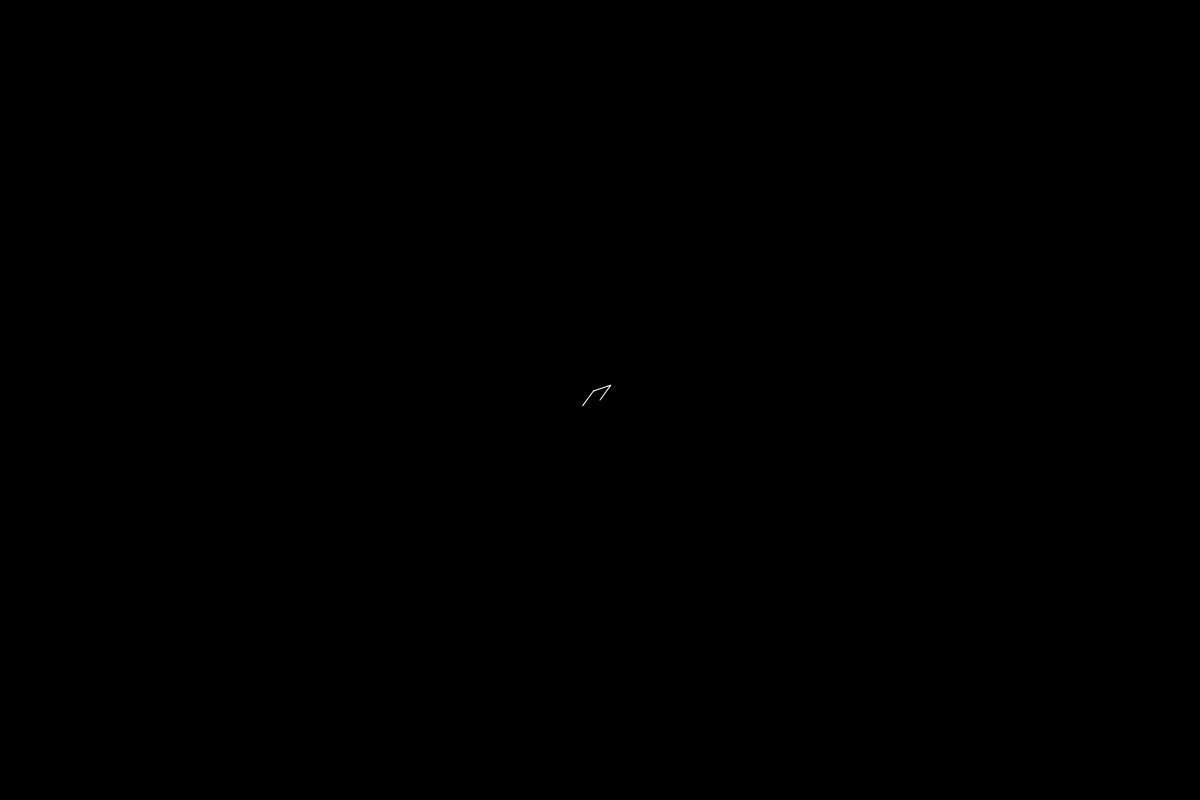
Frame 1 (no input)
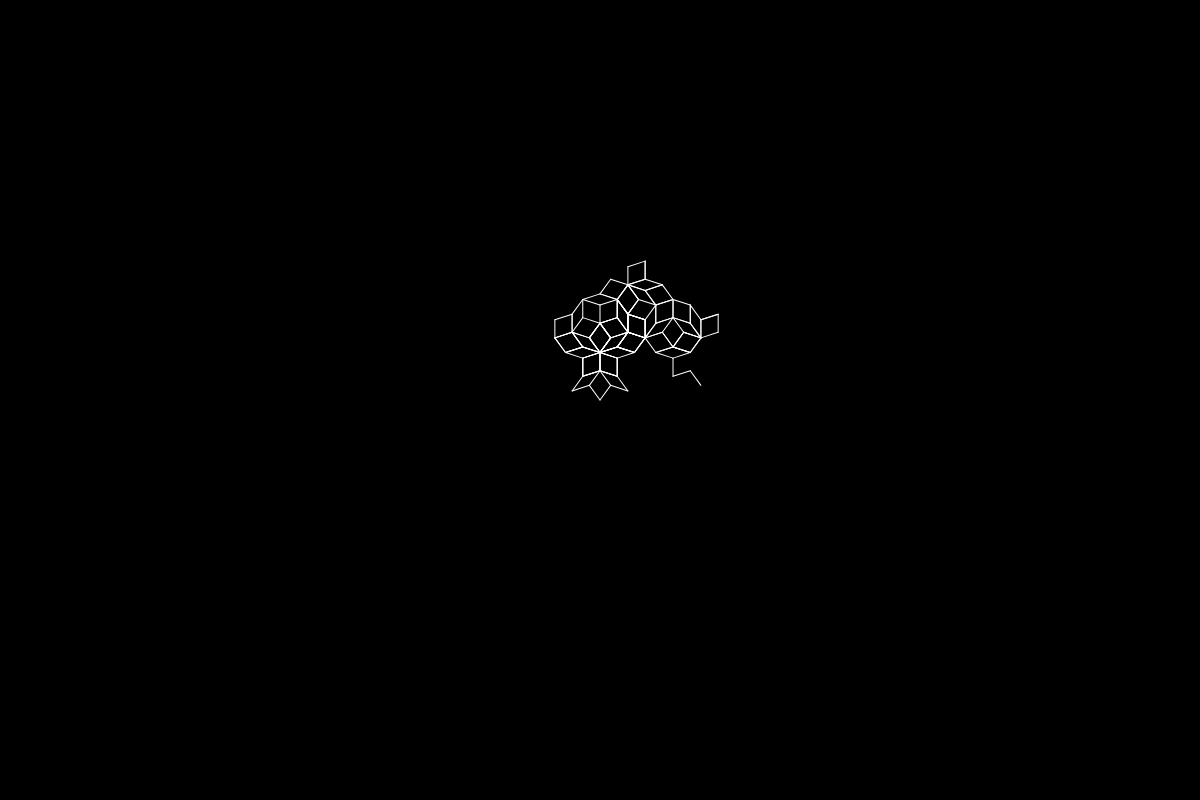
Frame 60 (no input)
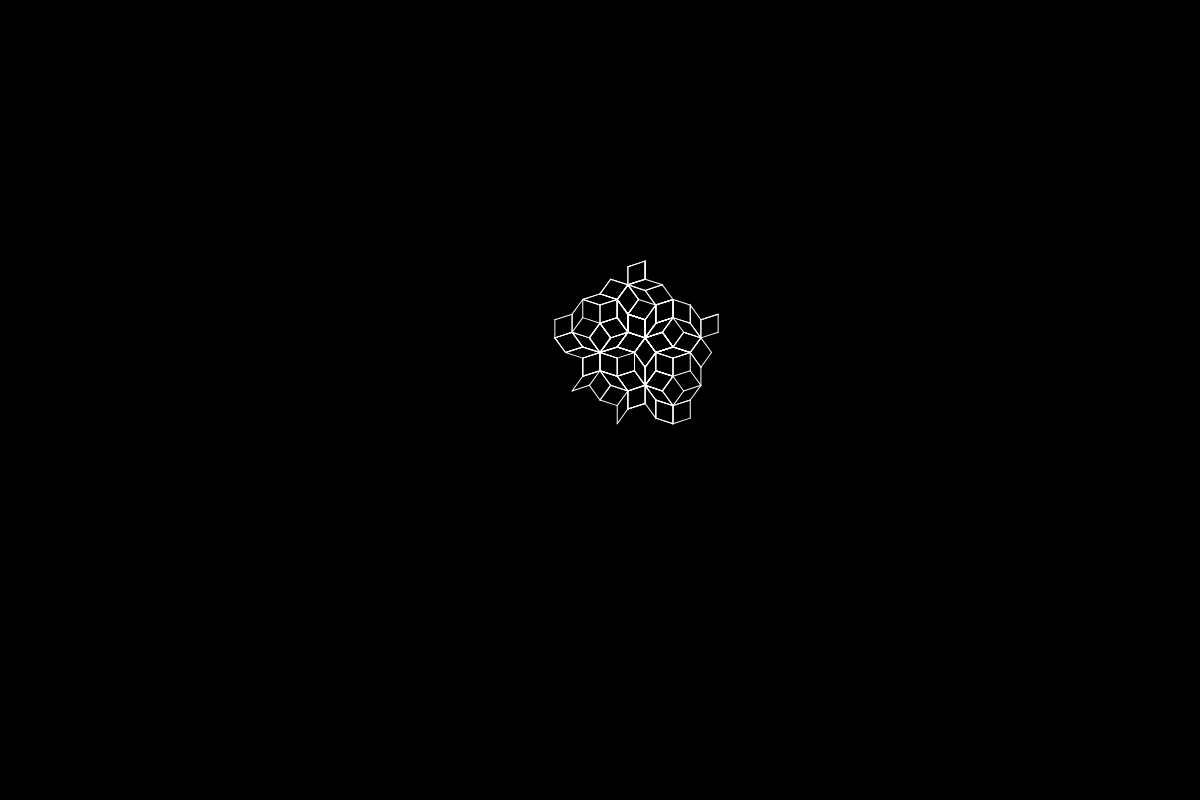
Frame 120 (the mouse pressed at the canvas centre since frame 60)

The p5.js sketch that drew these frames (run headless with seeded random() and noise() and a simulated clock; from frame 60 on, the mouse is pressed at the canvas centre):

// p5.js sketch
// ── sketch.js
/**
 * Penrose Tiles based off of: https://p5js.org/examples/simulate-penrose-tiles.html
 * https://en.wikipedia.org/wiki/Penrose_tiling
 **/
let ds;
let startLengthSlider, thetaSlider;
let backgroundColour = 0;
let lineColour = 255;

function setup() {
  createCanvas(window.innerWidth, 800);
  background(0);
  backgroundButton = createButton('Switch background Colour');
  backgroundButton.mousePressed(()=> {
      backgroundColour = color(floor(random(255)),floor(random(255)),floor(random(255)));
  });
  lineButton = createButton('Switch line Colour');
  lineButton.mousePressed(()=> {
      lineColour = color(floor(random(255)),floor(random(255)),floor(random(255)));
  });
  thetaSlider = createSlider(TWO_PI/10.0, TWO_PI/2, TWO_PI/10, TWO_PI/100);
  ds = new PenroseLSystem(580.0, thetaSlider.value(), lineColour);
  ds.simulate(5);//Num generations
}

function draw() {
  background(backgroundColour);
  ds.updateSliders(thetaSlider.value(), lineColour);
  ds.render();
}

// ── tile.js
/**
 * Penrose Tiles based off of: https://p5js.org/examples/simulate-penrose-tiles.html
 * https://en.wikipedia.org/wiki/Penrose_tiling
 **/
class PenroseLSystem{
  constructor(startLength, theta, lineColour){
    this.steps = 0;
    this.lineColour = lineColour;

    //these are axiom and rules for the penrose rhombus l-system
    //https://en.wikipedia.org/wiki/Penrose_tiling#Rhombus_tiling_(P3)
    this.axiom = "[X]++[X]++[X]++[X]++[X]";
    this.ruleW = "YF++ZF----XF[-YF----WF]++";
    this.ruleX = "+YF--ZF[---WF--XF]+";
    this.ruleY = "-WF++XF[+++YF++ZF]-";
    this.ruleZ = "--YF++++WF[+ZF++++XF]--XF";

    //please play around with the following two lines
    this.startLength = startLength;
    this.theta = theta; //36 degrees, try TWO_PI / 6.0, ...
    this.reset();
  }

  updateSliders(theta, lineColour){
    this.theta = theta;
    this.lineColour = lineColour;
  }

  simulate(gen) {
    while (this.getAge() < gen) {
      this.iterate(this.production);
    }
  }

  reset() {
    this.production = this.axiom;
    this.drawLength = this.startLength;
    this.generations = 0;
  }

  getAge() {
    return this.generations;
  }

  //apply substitution rules to create new iteration of production string
  iterate() {
    var newProduction = "";

    for(var i=0; i<this.production.length; ++i) {
      var step = this.production.charAt(i);
      //if current character is 'W', replace current character
      //by corresponding rule
      if (step == 'W') {
        newProduction = newProduction + this.ruleW;
      }
      else if (step == 'X') {
        newProduction = newProduction + this.ruleX;
      }
      else if (step == 'Y') {
        newProduction = newProduction + this.ruleY;
      }
      else if (step == 'Z') {
        newProduction = newProduction + this.ruleZ;
      }
      else {
        //drop all 'F' characters, don't touch other
        //characters (i.e. '+', '-', '[', ']'
        if (step != 'F') {
          newProduction = newProduction + step;
        }
      }
    }
    this.drawLength = this.drawLength * 0.5;
    this.generations++;
    this.production = newProduction;
  }

  //convert production string to a turtle graphic
  render() {

    translate(width/2, height/2);

    this.steps += 20;
    if(this.steps > this.production.length) {
      this.steps = this.production.length;
    }

    for(var i=0; i<this.steps; ++i) {
      var step = this.production.charAt(i);
      //'W', 'X', 'Y', 'Z' symbols don't actually correspond to a turtle action
      if( step == 'F') {
        //stroke(255, 60);
        stroke(this.lineColour);
        for(var j=0; j < this.repeats; j++) {
          line(0, 0, 0, -this.drawLength);
          noFill();
          translate(0, -this.drawLength);
        }
        this.repeats = 1;
      }
      else if (step == '+') {
        rotate(this.theta);
      }
      else if (step == '-') {
        rotate(-this.theta);
      }
      else if (step == '[') {
        push();
      }
      else if (step == ']') {
        pop();
      }
    }
  }
}
